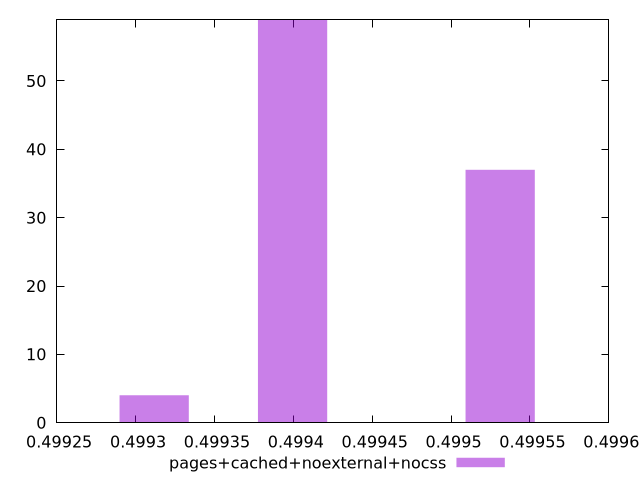

The script that saved this image:
$_pagesCachedNoexternalNocss <<EOF
0.4993995291905089 59
0.4995311001563095 37
0.4993118152133085 4
EOF
set key outside below
set terminal pngcairo
set output "report_00004_2020-11-02T20-21-41.718Z/uses-rel-preload/pages+cached+noexternal+nocss//hist.png"
set yrange [0:59]
set boxwidth 0.00004385698860020277
set style fill transparent solid 0.5 noborder
plot $_pagesCachedNoexternalNocss title "pages+cached+noexternal+nocss" with boxes ,
